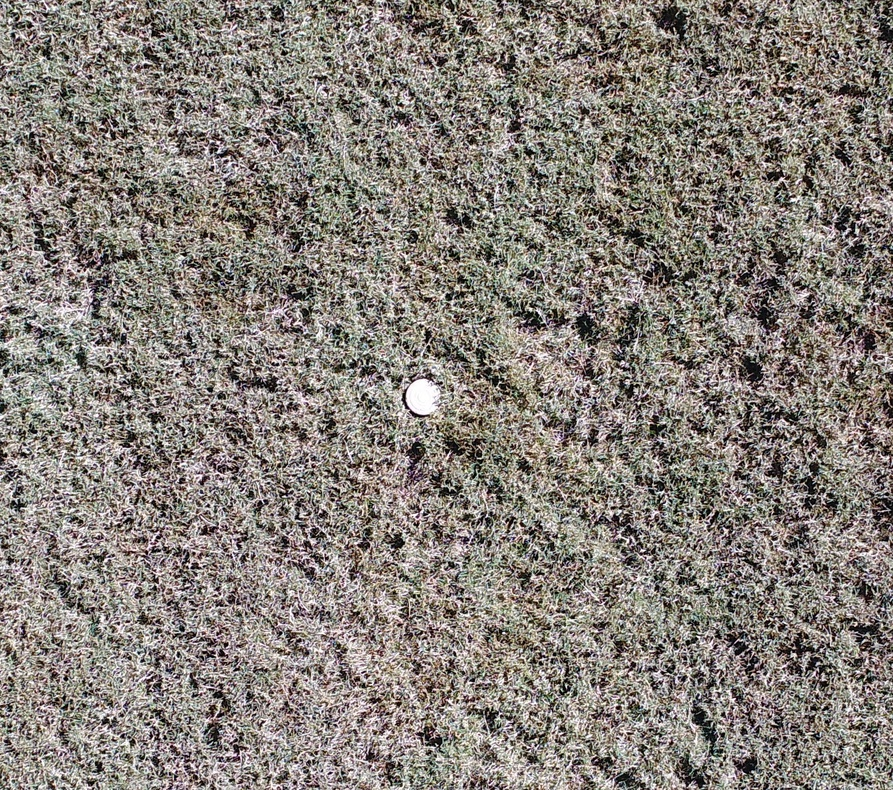
#> input picture Hough/test.jpg, 893 x 790 px, shrunk from 1611 x 1424 before the run, found by its file name
$ python B.py
#> lines starting #> are read from the running program, lines starting #| are printed output that depends on the picture; after the words box and inside, x2 and y2 are one past the last pixel; in counts of white or black regions, pixels touching at a corner belong together
#> further down, image is the input picture: shape (790, 893, 3); mean B, G, R 121.3, 127.7, 134.5
import cv2
import matplotlib.pyplot as plt
import numpy as np


def find_mine(img):
    blur = cv2.bilateralFilter(img,9,75,75)
    b, g, r = cv2.split(blur)
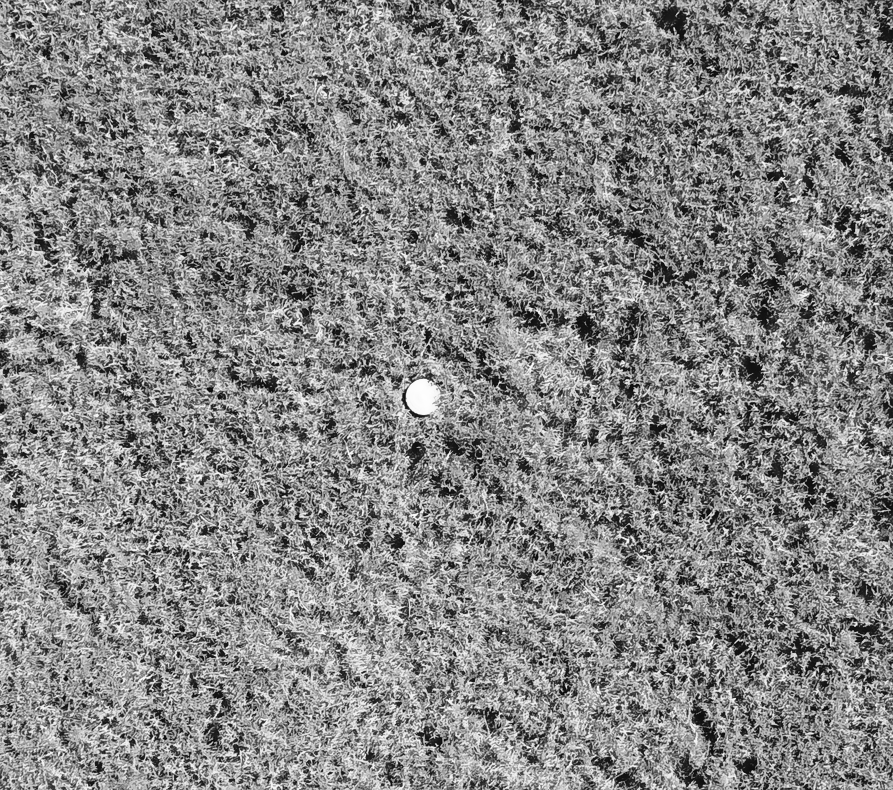
#> r: shape (790, 893); min 8, max 254, mean 134.5
    i = b * 2 - r - g
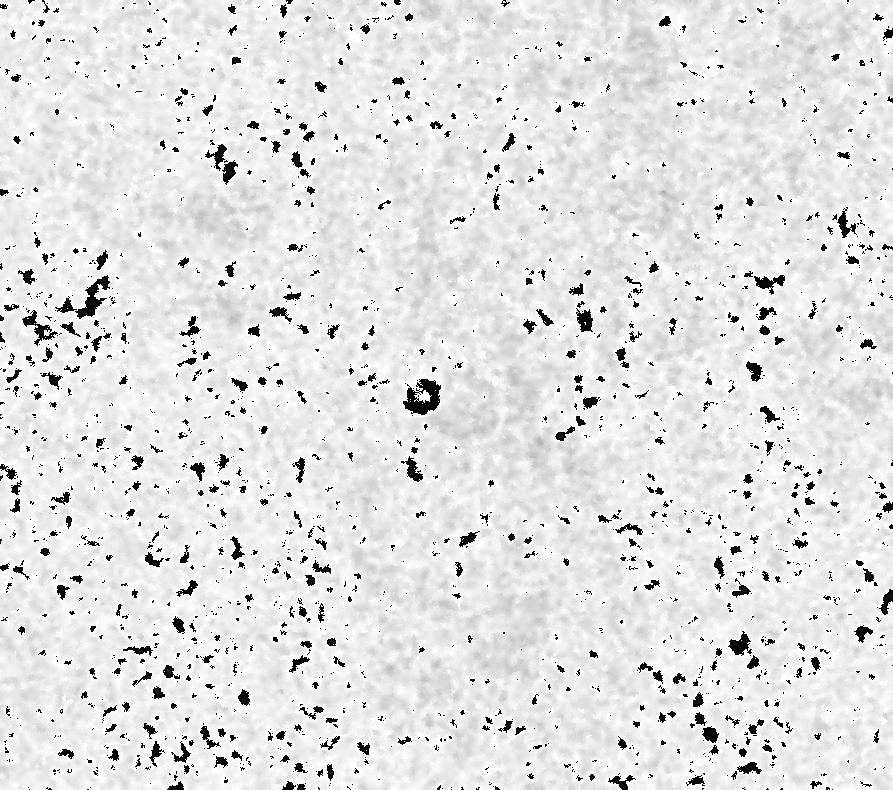
#> i: shape (790, 893); min 0, max 255, mean 225.3
    i = 255 - i
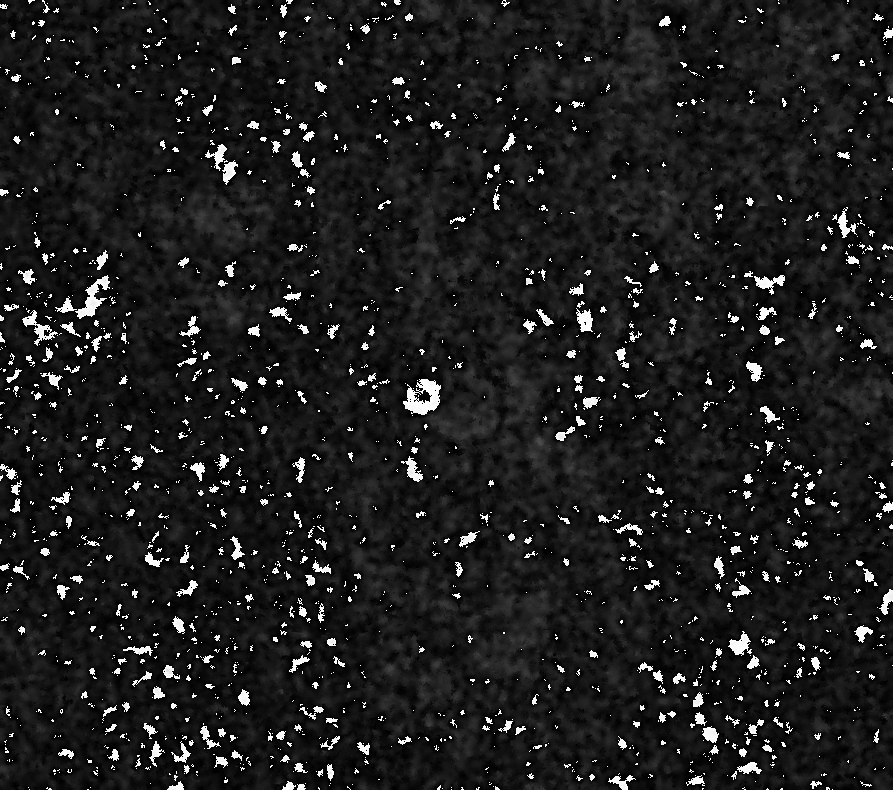
#> i: shape (790, 893); min 0, max 255, mean 29.7
    close_k = np.ones((20, 20), np.uint8)
    open_k = np.ones((10, 10), np.uint8)
    c = cv2.morphologyEx(i, cv2.MORPH_CLOSE, close_k)
    o = cv2.morphologyEx(c, cv2.MORPH_OPEN, open_k)
    gauss = cv2.GaussianBlur(o, (7, 7), 15)
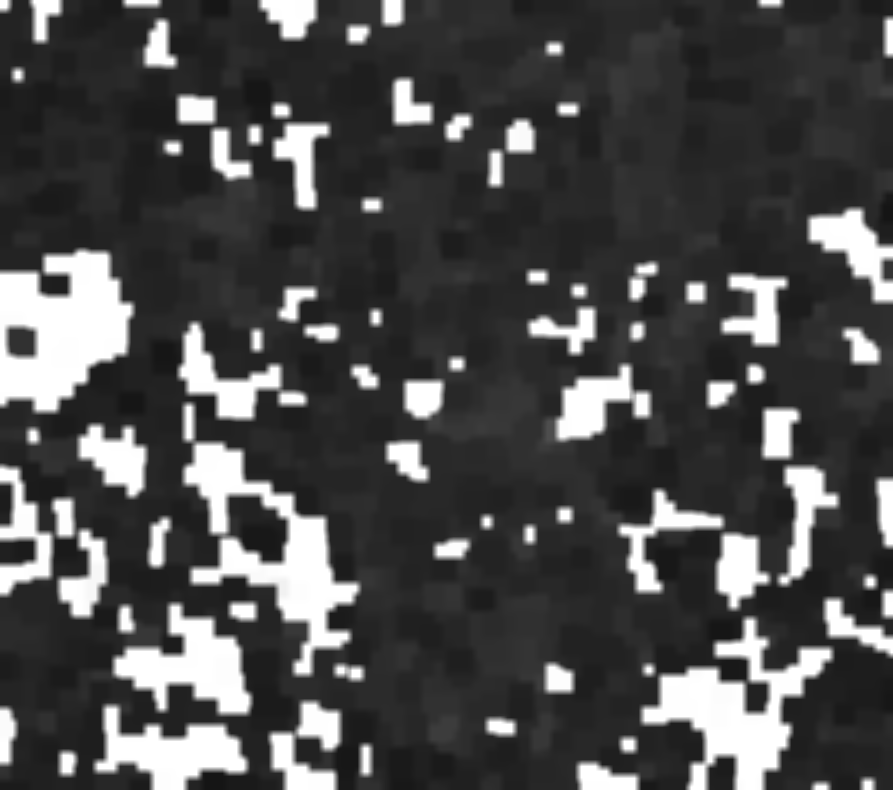
#> gauss: shape (790, 893); min 21, max 255, mean 75.8
    rt, th = cv2.threshold(gauss, 0, 255, cv2.THRESH_BINARY + cv2.THRESH_OTSU)
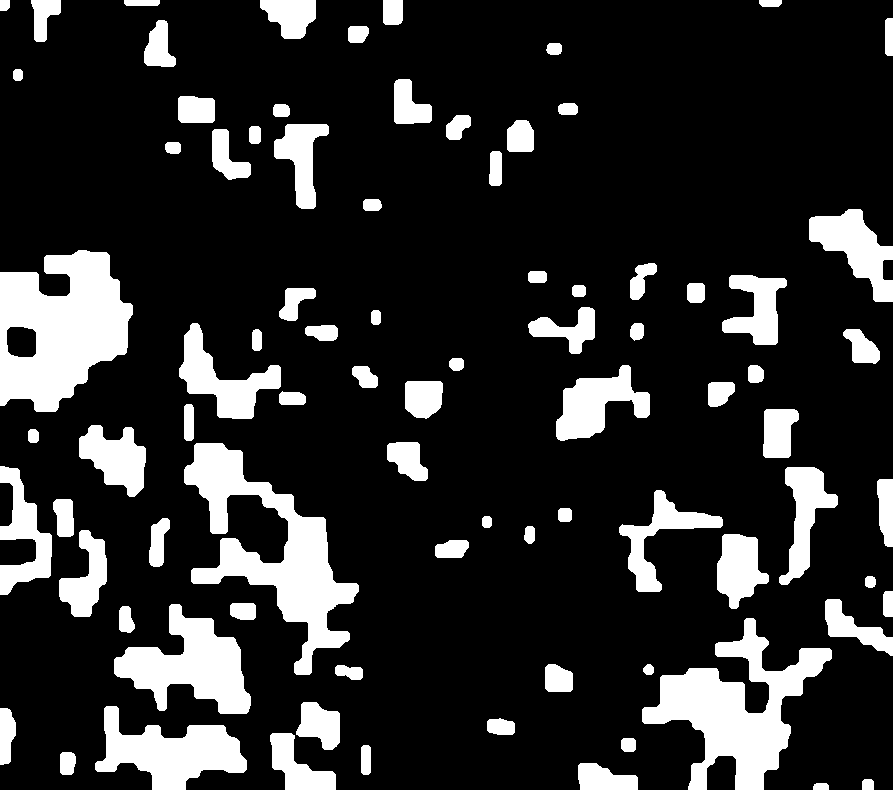
#> th: shape (790, 893); 17.5% white; 84 white regions, largest, box (x1, y1, x2, y2) and area: (0, 250, 133, 412) 14378, (184, 443, 359, 675) 13312, (642, 618, 832, 790) 12747
#> rt = 138
    circles = cv2.HoughCircles(th, cv2.HOUGH_GRADIENT, 1, 2,
                               param1=500, param2=15, minRadius=0, maxRadius=0)

    if circles is not None:
        circles = np.uint16(np.around(circles))
        for i in circles[0, :]:
            if i[2] < 20:
                # draw the outer circle
                cv2.circle(img, (i[0], i[1]), i[2], (0, 255, 0), 2)
                # draw the center of the circle
                cv2.circle(img, (i[0], i[1]), 2, (0, 0, 255), 3)
#> this loop made 22299 passes
#> i on passes 1 to 3: [468, 498, 326], [486, 430, 304], [398, 500, 256]
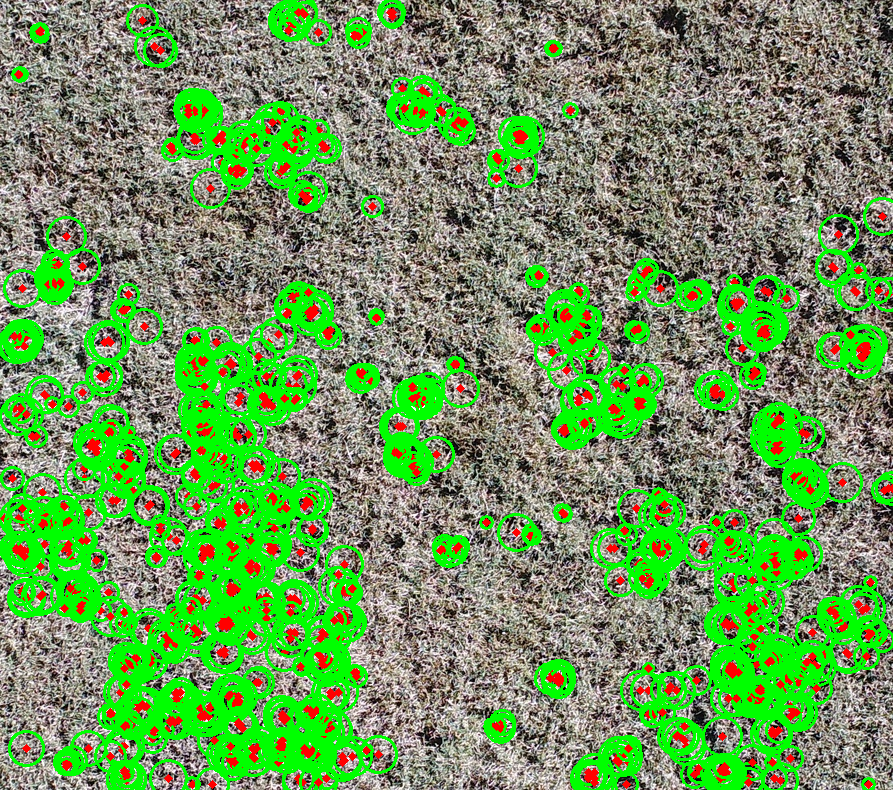
#> img: shape (790, 893, 3); mean B, G, R 88.9, 151.6, 108.4

    plt.imshow(img, cmap='gray')
    plt.show()


if __name__ == '__main__':
    image = cv2.imread('/Hough/test.jpg', cv2.IMREAD_ANYCOLOR)
    find_mine(image)
